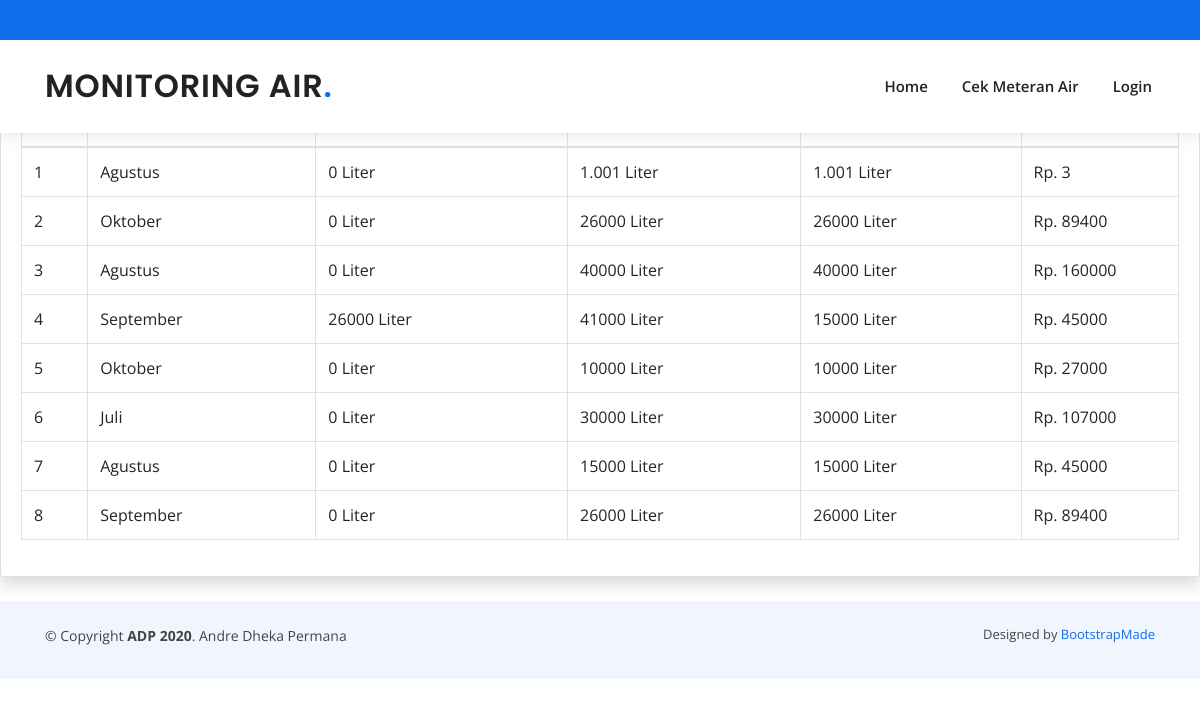
Page /ProjekTA20/cari_data.php on the committed database.
### tables this page shows
CREATE TABLE `data_pemakaian` (
  `no` int(255) NOT NULL,
  `id` int(255) NOT NULL,
  `nama` varchar(255) NOT NULL,
  `alamat` varchar(255) NOT NULL,
  `bulan` varchar(255) NOT NULL,
  `liter_awal` float NOT NULL,
  `liter_akhir` float NOT NULL,
  `liter` float NOT NULL,
  `total_harga` int(255) NOT NULL
);

### ProjekTA20/cari_data.php (the view, shortened to what this page needs)
<?php
include('koneksi.php');
?>
<!DOCTYPE html>
<html lang="en">
<head>
  <link href="vendor/datatables/dataTables.bootstrap4.min.css" rel="stylesheet">
  <link href="assets/vendor/bootstrap/css/bootstrap.min.css" rel="stylesheet">
  <link href="assets/vendor/icofont/icofont.min.css" rel="stylesheet">
  <link href="assets/vendor/boxicons/css/boxicons.min.css" rel="stylesheet">
  <link href="assets/vendor/owl.carousel/assets/owl.carousel.min.css" rel="stylesheet">
  <link href="assets/vendor/venobox/venobox.css" rel="stylesheet">
  <link href="assets/vendor/aos/aos.css" rel="stylesheet">
  <link href="assets/css/style.css" rel="stylesheet">
</head>
<body>
  <div id="topbar" class="d-none d-lg-flex align-items-center fixed-top">
  </div>
  <header id="header" class="fixed-top">
    <div class="container d-flex align-items-center">
      <h1 class="logo mr-auto"><a href="index.html">MONITORING AIR<span>.</span></a></h1>
      <nav class="nav-menu d-none d-lg-block">
        <ul>
          <li><a href="index.php">Home</a></li>
          <li><a href="index.php">Cek Meteran Air</a></li>
          <li><a href="login.php" target="_blank">Login</a></li>
        </nav>
      </div>
    </header>
    <main id="main">
              <div class="btn-wrap">
                <a href="index.php" class="btn-buy">OK</a>
              </div>
          <div class="card shadow mb-4">
            <div class="card-header py-3">
              <h6 class="m-0 font-weight-bold text-primary">Data Pemakaian Air Perbulan</h6>
            </div>
            <div class="card-body">
              <div class="table-responsive">
                <table class="table table-bordered" id="dataTable" width="100%" cellspacing="0">
      <thead>
       <tr>
           <th>No</th>
           <th>Pemakaian Bulan</th>
           <th>Meteran Bulan Lalu</th>
           <th>Meteran Bulan Ini</th>
           <th>Total Pemakaian</th>
           <th>Total Biaya</th>
       </tr>
       </thead>
       <tbody>
<?php
      $id = $_GET['cari'];
      $ambildata=mysqli_query($koneksi, "SELECT * FROM data_pemakaian WHERE  data_pemakaian.id LIKE '%". $id."%'" );
      $no_urut=0;
      while($row1=mysqli_fetch_array($ambildata)){
      $no_urut++;
?>
       <tr>
           <td><?php echo $no_urut ?></td>
           <td><?php echo $row1['bulan'];?></td>
           <td><?php echo $row1['liter_awal'];?> Liter</td>
           <td><?php echo $row1['liter_akhir'];?> Liter</td>
           <td><?php echo $row1['liter'];?> Liter</td>
           <td>Rp. <?php echo $row1['total_harga'];?></td>
       </tr>
<?php
}
?>
                  </tbody>
                </table>
              </div>
            </div>
          </div>
  </main>
  <footer id="footer">
    <div class="container py-4">
      <div class="copyright">
        &copy; Copyright <strong><span>ADP 2020</span></strong>. Andre Dheka Permana
      </div>
      <div class="credits">
        Designed by <a href="https://bootstrapmade.com/">BootstrapMade</a>
      </div>
    </div>
  </footer>
</body>
</html>

### ProjekTA20/assets/css/style.css (style rules this page uses)
body { font-family: "Open Sans", sans-serif; color: #444444; }
a { color: #106eea; }
h1, h2, h3, h4, h5, h6 { font-family: "Roboto", sans-serif; }
#topbar { background: #106eea; height: 40px; font-size: 14px; transition: all 0.5s; color: #fff; }
#header { background: #fff; transition: all 0.5s; z-index: 997; padding: 25px 0; top: 40px; box-shadow: 0px 2px 15px rgba(0, 0, 0, 0.1); }
#header .logo { font-size: 32px; margin: 0; padding: 0; line-height: 1; font-weight: 600; letter-spacing: 0.8px; font-family: "Poppins", sans-serif; }
#header .logo a { color: #222222; }
#header .logo a span { color: #106eea; }
.nav-menu ul { margin: 0; padding: 0; list-style: none; }
.nav-menu > ul { display: flex; }
.nav-menu > ul > li { position: relative; white-space: nowrap; padding: 10px 0 10px 28px; }
.nav-menu a { display: block; position: relative; color: #222222; transition: 0.3s; font-size: 15px; font-weight: 600; padding: 0 3px; font-family: "Open Sans", sans-serif; }
.nav-menu > ul > li > a:before { content: ""; position: absolute; width: 100%; height: 2px; bottom: -5px; left: 0; background-color: #106eea; visibility: hidden; width: 0px; transition: all 0.3s ease-in-out 0s; }
.mobile-nav { position: fixed; top: 55px; right: 15px; bottom: 15px; left: 15px; z-index: 9999; overflow-y: auto; background: #fff; transition: ease-in-out 0.2s; opacity: 0; visibility: hidden; border-radius: 10px; padding: 10px 0; }
.mobile-nav * { margin: 0; padding: 0; list-style: none; }
.mobile-nav a { display: block; position: relative; color: #222222; padding: 10px 20px; font-weight: 500; outline: none; }
#footer { background: #fff; padding: 0 0 30px 0; color: #444444; font-size: 14px; background: #f1f6fe; }
#footer .copyright { text-align: center; float: left; }
#footer .credits { float: right; text-align: center; font-size: 13px; color: #444444; }

### rows in the picture
data_pemakaian: bulan "Agustus", liter_awal "0", liter_akhir "1.001", liter "1.001", total_harga "3"
data_pemakaian: bulan "Oktober", liter_awal "0", liter_akhir "26000", liter "26000", total_harga "89400"
data_pemakaian: bulan "Agustus", liter_awal "0", liter_akhir "40000", liter "40000", total_harga "160000"
data_pemakaian: bulan "September", liter_awal "26000", liter_akhir "41000", liter "15000", total_harga "45000"
data_pemakaian: bulan "Oktober", liter_awal "0", liter_akhir "10000", liter "10000", total_harga "27000"
data_pemakaian: bulan "Juli", liter_awal "0", liter_akhir "30000", liter "30000", total_harga "107000"
data_pemakaian: bulan "Agustus", liter_awal "0", liter_akhir "15000", liter "15000", total_harga "45000"
data_pemakaian: bulan "September", liter_awal "0", liter_akhir "26000", liter "26000", total_harga "89400"
